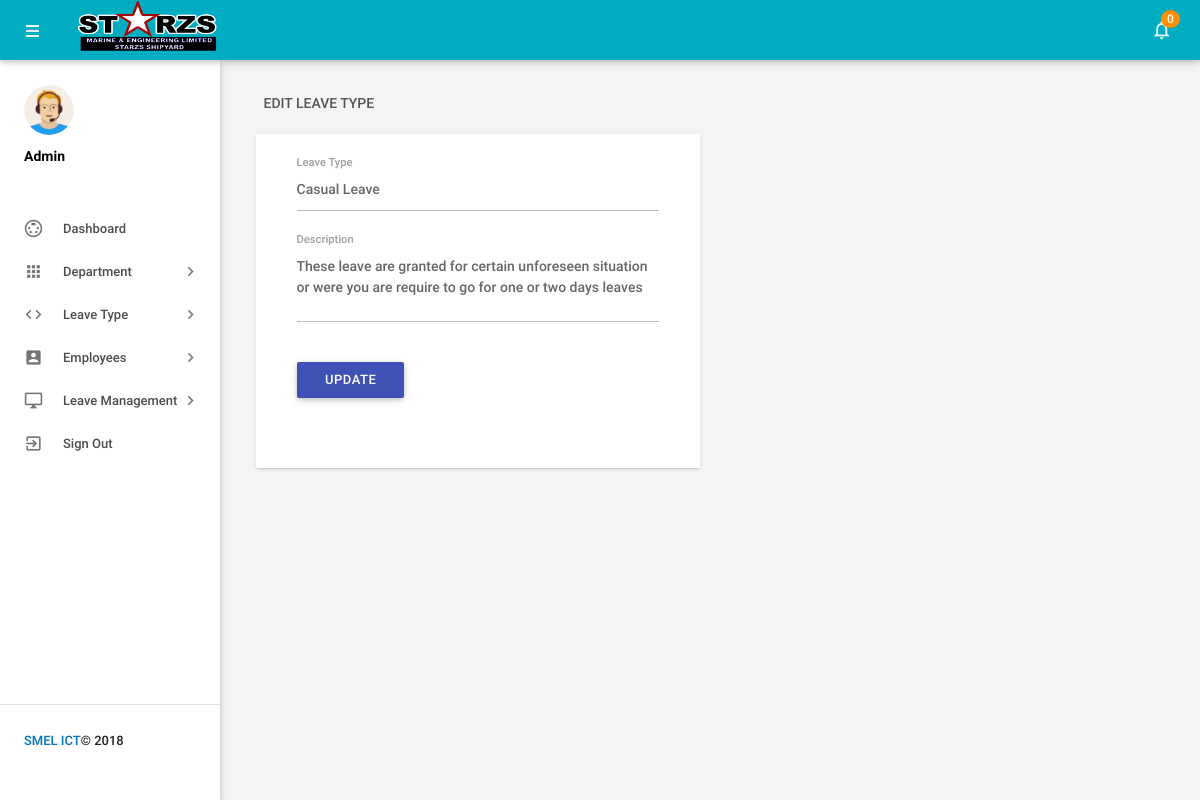
/admin/editleavetype.php?lid=5 (signed in), run on the app's committed database.
### tables this page shows
CREATE TABLE `tblleavetype` (
  `id` int(11) NOT NULL,
  `LeaveType` varchar(200) DEFAULT NULL,
  `Description` mediumtext,
  `CreationDate` timestamp NOT NULL DEFAULT CURRENT_TIMESTAMP
);

### admin/editleavetype.php (the view, shortened to what this page needs)
<?php
include('includes/config.php');
if(strlen($_SESSION['alogin'])==0)
    {
header('location:index.php');
}
else{
    ?>
<!DOCTYPE html>
<html lang="en">
    <head>
        <link type="text/css" rel="stylesheet" href="../assets/plugins/materialize/css/materialize.min.css"/>
        <link href="../assets/plugins/material-preloader/css/materialPreloader.min.css" rel="stylesheet">
        <link href="../assets/css/alpha.min.css" rel="stylesheet" type="text/css"/>
        <link href="../assets/css/custom.css" rel="stylesheet" type="text/css"/>
    </head>
    <body>
  <?php include('includes/header.php');?>
       <?php include('includes/sidebar.php');?>
            <main class="mn-inner">
                <div class="row">
                    <div class="col s12">
                        <div class="page-title">Edit Leave Type</div>
                    </div>
                    <div class="col s12 m12 l6">
                        <div class="card">
                            <div class="card-content">
                                <div class="row">
                                    <form class="col s12" name="chngpwd" method="post">
<?php
$lid=intval($_GET['lid']);
$sql = "SELECT * from tblleavetype where id=:lid";
$query = $dbh -> prepare($sql);
$query->bindParam(':lid',$lid,PDO::PARAM_STR);
$query->execute();
$results=$query->fetchAll(PDO::FETCH_OBJ);
if($query->rowCount() > 0)
{
foreach($results as $result)
{               ?>
                                        <div class="row">
                                            <div class="input-field col s12">
<input id="leavetype" type="text"  class="validate" autocomplete="off" name="leavetype" value="<?php echo htmlentities($result->LeaveType);?>"  required>
                                                <label for="leavetype">Leave Type</label>
                                            </div>
          <div class="input-field col s12">
<textarea id="textarea1" name="description" class="materialize-textarea" name="description" length="500"><?php echo htmlentities($result->Description);?></textarea>
                                                <label for="deptshortname">Description</label>
                                            </div>
<?php }} ?>
<div class="input-field col s12">
<button type="submit" name="update" class="waves-effect waves-light btn indigo m-b-xs">Update</button>
</div>
                                        </div>
                                    </form>
                                </div>
                            </div>
                        </div>
                    </div>
                </div>
            </main>
        </div>
        <div class="left-sidebar-hover"></div>
    </body>
</html>
<?php } ?>

### data on the page
tblleavetype: leavetype "Casual Leave", description "These leave are granted for certain unforeseen situation or were you are require to go for one or two days leaves"

### other printed values
$unreadcount "0"
